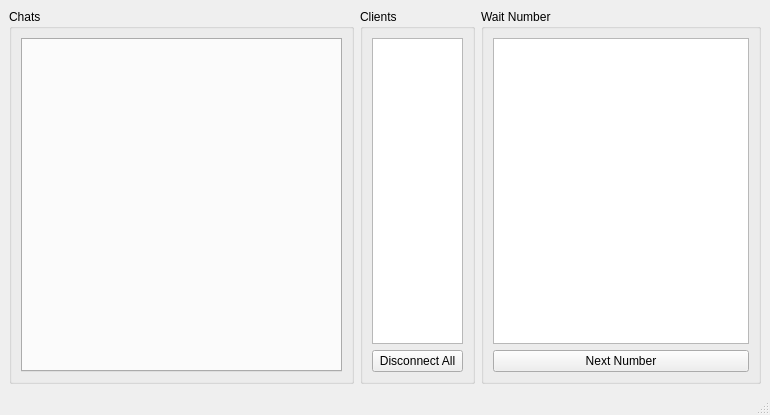
<?xml version="1.0" encoding="UTF-8"?>
<ui version="4.0">
 <class>MainWindow</class>
 <widget class="QMainWindow" name="MainWindow">
  <property name="geometry">
   <rect>
    <x>0</x>
    <y>0</y>
    <width>770</width>
    <height>415</height>
   </rect>
  </property>
  <property name="windowTitle">
   <string>Server</string>
  </property>
  <property name="layoutDirection">
   <enum>Qt::LeftToRight</enum>
  </property>
  <widget class="QWidget" name="centralwidget">
   <layout class="QHBoxLayout" name="horizontalLayout" stretch="3,1,0">
    <item>
     <widget class="QGroupBox" name="grpChats">
      <property name="title">
       <string>Chats</string>
      </property>
      <layout class="QVBoxLayout" name="verticalLayout_2">
       <item>
        <widget class="QTabWidget" name="tbClientsChat">
         <property name="tabsClosable">
          <bool>true</bool>
         </property>
        </widget>
       </item>
      </layout>
     </widget>
    </item>
    <item>
     <widget class="QGroupBox" name="grpClients">
      <property name="title">
       <string>Clients</string>
      </property>
      <layout class="QVBoxLayout" name="verticalLayout">
       <item>
        <widget class="QListWidget" name="lstClients"/>
       </item>
       <item>
        <widget class="QPushButton" name="pushButton">
         <property name="text">
          <string>Disconnect All</string>
         </property>
        </widget>
       </item>
      </layout>
     </widget>
    </item>
    <item>
     <widget class="QGroupBox" name="grpNumbers">
      <property name="title">
       <string>Wait Number </string>
      </property>
      <layout class="QVBoxLayout" name="verticalLayout_3">
       <item>
        <widget class="QListWidget" name="lstNumbers"/>
       </item>
       <item>
        <widget class="QPushButton" name="nextButton">
         <property name="text">
          <string>Next Number</string>
         </property>
        </widget>
       </item>
      </layout>
     </widget>
    </item>
   </layout>
  </widget>
  <widget class="QMenuBar" name="menubar">
   <property name="geometry">
    <rect>
     <x>0</x>
     <y>0</y>
     <width>770</width>
     <height>22</height>
    </rect>
   </property>
  </widget>
  <widget class="QStatusBar" name="statusbar"/>
 </widget>
 <resources/>
 <connections/>
</ui>
